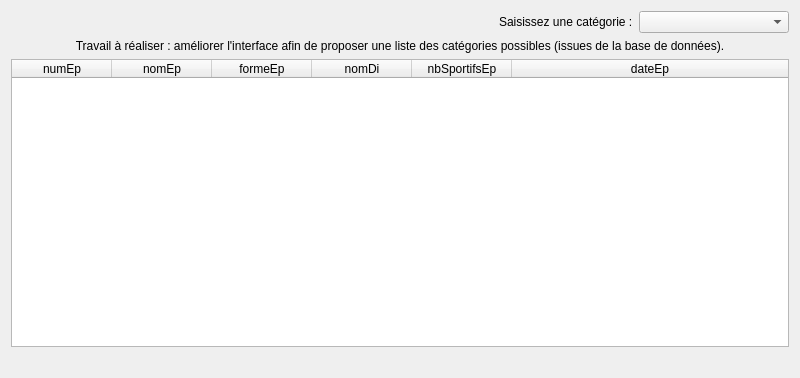
<?xml version="1.0" encoding="UTF-8"?>
<ui version="4.0">
 <class>fct_comp_2</class>
 <widget class="QDialog" name="fct_comp_2">
  <property name="geometry">
   <rect>
    <x>0</x>
    <y>0</y>
    <width>800</width>
    <height>378</height>
   </rect>
  </property>
  <property name="windowTitle">
   <string>Liste des épreuves d'une catégorie (version 2, catégories extraites de la BD)</string>
  </property>
  <layout class="QGridLayout" name="gridLayout">
   <item row="0" column="0">
    <layout class="QHBoxLayout" name="horizontalLayout">
     <item alignment="Qt::AlignRight">
      <widget class="QLabel" name="labelEdit_fct_comp_2">
       <property name="text">
        <string>Saisissez une catégorie :</string>
       </property>
      </widget>
     </item>
     <item>
      <widget class="QComboBox" name="comboBox_fct_comp_2">
       <property name="maximumSize">
        <size>
         <width>150</width>
         <height>16777215</height>
        </size>
       </property>
      </widget>
     </item>
    </layout>
   </item>
   <item row="1" column="0">
    <widget class="QLabel" name="labelAFaire_fct_comp_2">
     <property name="text">
      <string>Travail à réaliser : améliorer l'interface afin de proposer une liste des catégories possibles (issues de la base de données).</string>
     </property>
     <property name="alignment">
      <set>Qt::AlignCenter</set>
     </property>
     <property name="wordWrap">
      <bool>true</bool>
     </property>
    </widget>
   </item>
   <item row="2" column="0">
    <widget class="QTableWidget" name="table_fct_comp_2">
     <attribute name="horizontalHeaderMinimumSectionSize">
      <number>50</number>
     </attribute>
     <attribute name="horizontalHeaderStretchLastSection">
      <bool>true</bool>
     </attribute>
     <attribute name="verticalHeaderVisible">
      <bool>false</bool>
     </attribute>
     <column>
      <property name="text">
       <string>numEp</string>
      </property>
     </column>
     <column>
      <property name="text">
       <string>nomEp</string>
      </property>
     </column>
     <column>
      <property name="text">
       <string>formeEp</string>
      </property>
     </column>
     <column>
      <property name="text">
       <string>nomDi</string>
      </property>
     </column>
     <column>
      <property name="text">
       <string>nbSportifsEp</string>
      </property>
     </column>
     <column>
      <property name="text">
       <string>dateEp</string>
      </property>
     </column>
    </widget>
   </item>
   <item row="3" column="0">
    <widget class="QLabel" name="label_fct_comp_2">
     <property name="text">
      <string/>
     </property>
     <property name="alignment">
      <set>Qt::AlignCenter</set>
     </property>
    </widget>
   </item>
  </layout>
 </widget>
 <resources/>
 <connections>
  <connection>
   <sender>comboBox_fct_comp_2</sender>
   <signal>currentTextChanged(QString)</signal>
   <receiver>fct_comp_2</receiver>
   <slot>refreshResult()</slot>
   <hints>
    <hint type="sourcelabel">
     <x>636</x>
     <y>17</y>
    </hint>
    <hint type="destinationlabel">
     <x>444</x>
     <y>81</y>
    </hint>
   </hints>
  </connection>
 </connections>
 <slots>
  <slot>refreshResult()</slot>
 </slots>
</ui>
